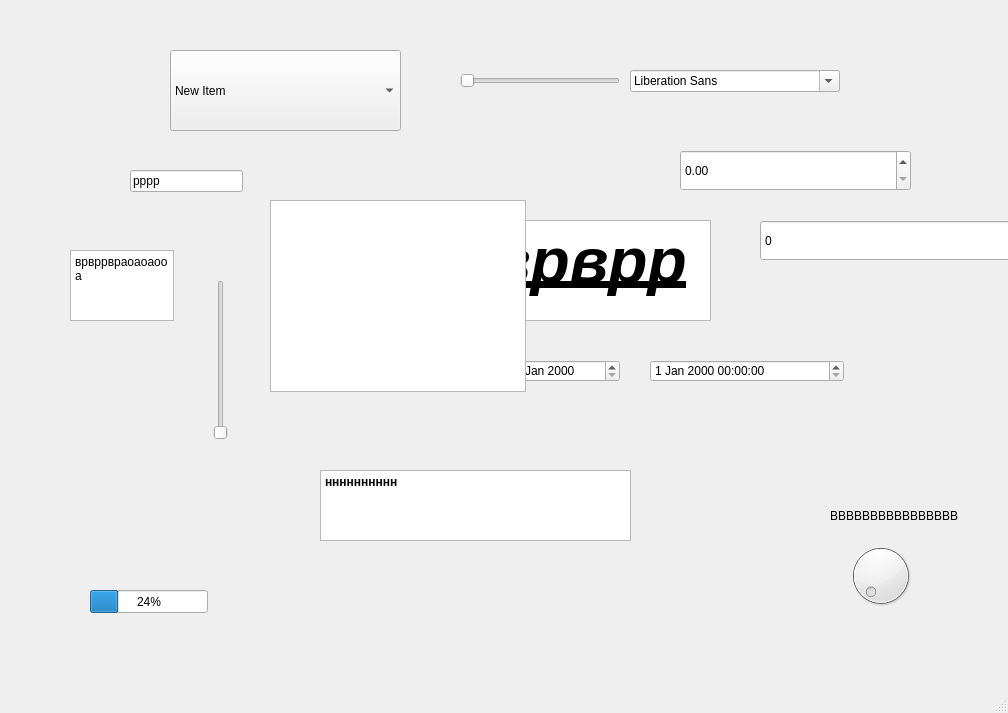
<?xml version="1.0" encoding="UTF-8"?>
<ui version="4.0">
 <class>MainWindow</class>
 <widget class="QMainWindow" name="MainWindow">
  <property name="geometry">
   <rect>
    <x>0</x>
    <y>0</y>
    <width>1008</width>
    <height>713</height>
   </rect>
  </property>
  <property name="windowTitle">
   <string>MainWindow</string>
  </property>
  <widget class="QWidget" name="centralwidget">
   <widget class="QComboBox" name="comboBox">
    <property name="geometry">
     <rect>
      <x>170</x>
      <y>50</y>
      <width>231</width>
      <height>81</height>
     </rect>
    </property>
    <item>
     <property name="text">
      <string>New Item</string>
     </property>
    </item>
    <item>
     <property name="text">
      <string>New Item</string>
     </property>
    </item>
    <item>
     <property name="text">
      <string>New Item</string>
     </property>
    </item>
    <item>
     <property name="text">
      <string>New Item</string>
     </property>
    </item>
    <item>
     <property name="text">
      <string>New Item</string>
     </property>
    </item>
    <item>
     <property name="text">
      <string>New Item</string>
     </property>
    </item>
    <item>
     <property name="text">
      <string>New Item</string>
     </property>
    </item>
    <item>
     <property name="text">
      <string>New Item</string>
     </property>
    </item>
    <item>
     <property name="text">
      <string>New Item</string>
     </property>
    </item>
    <item>
     <property name="text">
      <string>New Item</string>
     </property>
    </item>
    <item>
     <property name="text">
      <string>New Item</string>
     </property>
    </item>
   </widget>
   <widget class="QFontComboBox" name="fontComboBox">
    <property name="geometry">
     <rect>
      <x>630</x>
      <y>70</y>
      <width>210</width>
      <height>22</height>
     </rect>
    </property>
   </widget>
   <widget class="QLineEdit" name="lineEdit">
    <property name="geometry">
     <rect>
      <x>130</x>
      <y>170</y>
      <width>113</width>
      <height>22</height>
     </rect>
    </property>
    <property name="text">
     <string>рррр</string>
    </property>
   </widget>
   <widget class="QPlainTextEdit" name="plainTextEdit">
    <property name="geometry">
     <rect>
      <x>70</x>
      <y>250</y>
      <width>104</width>
      <height>71</height>
     </rect>
    </property>
    <property name="plainText">
     <string>врвррвраоаоаооа </string>
    </property>
   </widget>
   <widget class="QTextEdit" name="textEdit">
    <property name="geometry">
     <rect>
      <x>390</x>
      <y>220</y>
      <width>321</width>
      <height>101</height>
     </rect>
    </property>
    <property name="html">
     <string>&lt;!DOCTYPE HTML PUBLIC &quot;-//W3C//DTD HTML 4.0//EN&quot; &quot;http://www.w3.org/TR/REC-html40/strict.dtd&quot;&gt;
&lt;html&gt;&lt;head&gt;&lt;meta name=&quot;qrichtext&quot; content=&quot;1&quot; /&gt;&lt;meta charset=&quot;utf-8&quot; /&gt;&lt;style type=&quot;text/css&quot;&gt;
p, li { white-space: pre-wrap; }
hr { height: 1px; border-width: 0; }
li.unchecked::marker { content: &quot;\2610&quot;; }
li.checked::marker { content: &quot;\2612&quot;; }
&lt;/style&gt;&lt;/head&gt;&lt;body style=&quot; font-family:'Segoe UI'; font-size:9pt; font-weight:400; font-style:normal;&quot;&gt;
&lt;p align=&quot;center&quot; style=&quot; margin-top:0px; margin-bottom:0px; margin-left:0px; margin-right:0px; -qt-block-indent:0; text-indent:0px;&quot;&gt;&lt;span style=&quot; font-size:48pt; font-weight:700; font-style:italic; text-decoration: underline;&quot;&gt;врврврр&lt;/span&gt;&lt;/p&gt;&lt;/body&gt;&lt;/html&gt;</string>
    </property>
   </widget>
   <widget class="QSpinBox" name="spinBox">
    <property name="geometry">
     <rect>
      <x>760</x>
      <y>220</y>
      <width>291</width>
      <height>41</height>
     </rect>
    </property>
   </widget>
   <widget class="QDoubleSpinBox" name="doubleSpinBox">
    <property name="geometry">
     <rect>
      <x>680</x>
      <y>150</y>
      <width>231</width>
      <height>41</height>
     </rect>
    </property>
   </widget>
   <widget class="QTimeEdit" name="timeEdit">
    <property name="geometry">
     <rect>
      <x>370</x>
      <y>360</y>
      <width>118</width>
      <height>22</height>
     </rect>
    </property>
   </widget>
   <widget class="QDateEdit" name="dateEdit">
    <property name="geometry">
     <rect>
      <x>510</x>
      <y>360</y>
      <width>110</width>
      <height>22</height>
     </rect>
    </property>
   </widget>
   <widget class="QDateTimeEdit" name="dateTimeEdit">
    <property name="geometry">
     <rect>
      <x>650</x>
      <y>360</y>
      <width>194</width>
      <height>22</height>
     </rect>
    </property>
   </widget>
   <widget class="QDial" name="dial">
    <property name="geometry">
     <rect>
      <x>810</x>
      <y>540</y>
      <width>141</width>
      <height>71</height>
     </rect>
    </property>
   </widget>
   <widget class="QSlider" name="horizontalSlider">
    <property name="geometry">
     <rect>
      <x>460</x>
      <y>70</y>
      <width>160</width>
      <height>22</height>
     </rect>
    </property>
    <property name="orientation">
     <enum>Qt::Horizontal</enum>
    </property>
   </widget>
   <widget class="QSlider" name="verticalSlider">
    <property name="geometry">
     <rect>
      <x>210</x>
      <y>280</y>
      <width>22</width>
      <height>160</height>
     </rect>
    </property>
    <property name="orientation">
     <enum>Qt::Vertical</enum>
    </property>
   </widget>
   <widget class="QLabel" name="label">
    <property name="geometry">
     <rect>
      <x>830</x>
      <y>490</y>
      <width>341</width>
      <height>51</height>
     </rect>
    </property>
    <property name="text">
     <string>ВВВВВВВВВВВВВВВВ</string>
    </property>
   </widget>
   <widget class="QTextBrowser" name="textBrowser">
    <property name="geometry">
     <rect>
      <x>320</x>
      <y>470</y>
      <width>311</width>
      <height>71</height>
     </rect>
    </property>
    <property name="html">
     <string>&lt;!DOCTYPE HTML PUBLIC &quot;-//W3C//DTD HTML 4.0//EN&quot; &quot;http://www.w3.org/TR/REC-html40/strict.dtd&quot;&gt;
&lt;html&gt;&lt;head&gt;&lt;meta name=&quot;qrichtext&quot; content=&quot;1&quot; /&gt;&lt;meta charset=&quot;utf-8&quot; /&gt;&lt;style type=&quot;text/css&quot;&gt;
p, li { white-space: pre-wrap; }
hr { height: 1px; border-width: 0; }
li.unchecked::marker { content: &quot;\2610&quot;; }
li.checked::marker { content: &quot;\2612&quot;; }
&lt;/style&gt;&lt;/head&gt;&lt;body style=&quot; font-family:'Segoe UI'; font-size:9pt; font-weight:400; font-style:normal;&quot;&gt;
&lt;p style=&quot; margin-top:0px; margin-bottom:0px; margin-left:0px; margin-right:0px; -qt-block-indent:0; text-indent:0px;&quot;&gt;&lt;span style=&quot; font-weight:700;&quot;&gt;нннннннннн&lt;/span&gt;&lt;/p&gt;&lt;/body&gt;&lt;/html&gt;</string>
    </property>
   </widget>
   <widget class="QGraphicsView" name="graphicsView">
    <property name="geometry">
     <rect>
      <x>270</x>
      <y>200</y>
      <width>256</width>
      <height>192</height>
     </rect>
    </property>
   </widget>
   <widget class="QProgressBar" name="progressBar">
    <property name="geometry">
     <rect>
      <x>90</x>
      <y>590</y>
      <width>118</width>
      <height>23</height>
     </rect>
    </property>
    <property name="value">
     <number>24</number>
    </property>
   </widget>
   <widget class="TicTacToe" name="ticTacToe">
    <property name="geometry">
     <rect>
      <x>90</x>
      <y>350</y>
      <width>200</width>
      <height>200</height>
     </rect>
    </property>
    <property name="state" stdset="0">
     <string>-X-XO----</string>
    </property>
   </widget>
   <widget class="WigglyWidget" name="wigglyWidget">
    <property name="geometry">
     <rect>
      <x>340</x>
      <y>290</y>
      <width>400</width>
      <height>200</height>
     </rect>
    </property>
    <property name="text" stdset="0">
     <string>Hello, world</string>
    </property>
   </widget>
  </widget>
  <widget class="QMenuBar" name="menubar">
   <property name="geometry">
    <rect>
     <x>0</x>
     <y>0</y>
     <width>1008</width>
     <height>22</height>
    </rect>
   </property>
  </widget>
  <widget class="QStatusBar" name="statusbar"/>
 </widget>
 <customwidgets>
  <customwidget>
   <class>WigglyWidget</class>
   <extends>QWidget</extends>
   <header>wigglywidget</header>
  </customwidget>
  <customwidget>
   <class>TicTacToe</class>
   <extends>QWidget</extends>
   <header>tictactoe</header>
  </customwidget>
 </customwidgets>
 <resources/>
 <connections/>
</ui>
